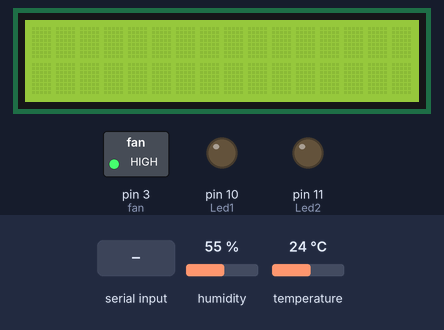
A sketch run on a simulated Arduino Uno, built with avr-gcc and run on an emulated ATmega328P. Shown: 16×2 character LCD, switched loads named in the sketch (green lamp = pin HIGH), output pins drawn as LEDs (lit = HIGH). The test bench sets the inputs (shaded band); at power-on: temperature 24 °C, humidity 55 %. The local clock reads 2024-03-15 10:24:30 at power-on unless the sketch sets it; what the sketch prints to the serial monitor is not drawn.

Above: at 1.0 s.
1.1 s: "90,45,200\n" received over Serial
At 2.3 s:
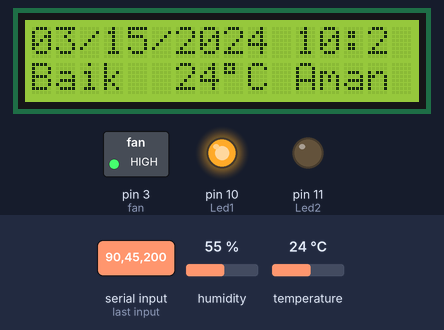
2.6 s: temperature set to 28 °C
At 3.6 s:
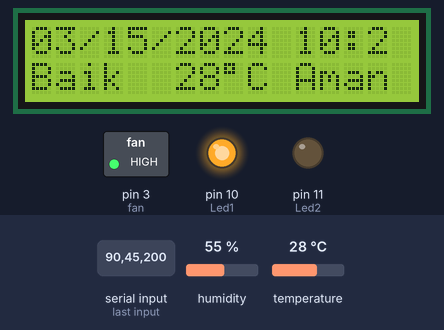
4.7 s: temperature set to 31 °C
At 7.1 s:
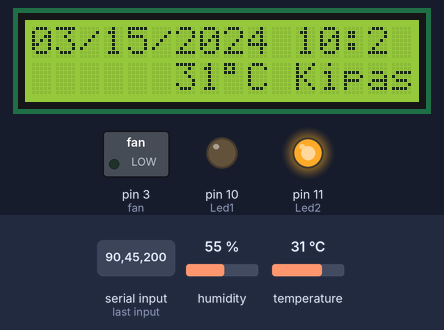
7.7 s: temperature set to 12 °C
At 9.1 s:
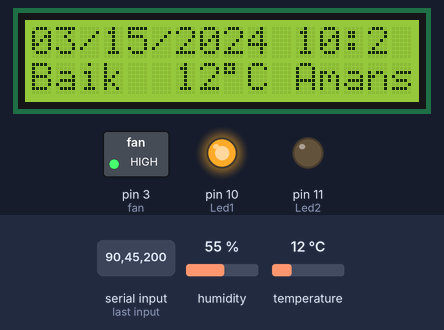
9.4 s: temperature set to 33 °C
At 10.5 s:
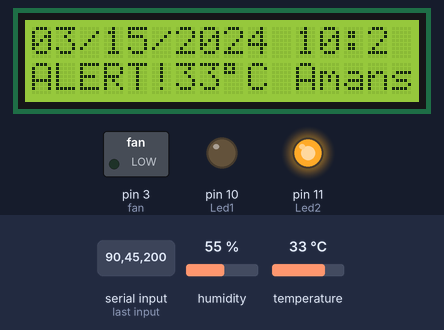
Timing chart, 0 to 12.4 s (numbered marks = the images above; inputs shaded):
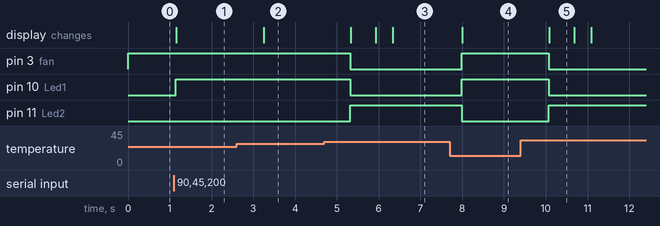

Measured:
- the behaviour switches between 29 and 30 °C on temperature (found by bisection; images 2 and 3)
- after the input at 1.1 s, pin 10 (Led1): LOW → HIGH after 0.05 s; the display: changes after 0.06 s (image 1)
- after the input at 2.6 s, the display: changes after 0.64 s (image 2)
- after the input at 4.7 s, pin 3 (fan), pin 10 (Led1): HIGH → LOW after 0.62 s; pin 11 (Led2): LOW → HIGH after 0.62 s; the display: first changes after 0.63 s (image 3 shows a later state)
- after the input at 7.7 s, pin 3 (fan), pin 10 (Led1): LOW → HIGH after 0.29 s; pin 11 (Led2): HIGH → LOW after 0.29 s; the display: changes after 0.30 s (image 4)
- after the input at 9.4 s, pin 3 (fan), pin 10 (Led1): HIGH → LOW after 0.68 s; pin 11 (Led2): LOW → HIGH after 0.68 s; the display: changes after 0.68 s (image 5)
- what the display in image 5 shows lasts 0.6 s, from 10.1 s to 10.7 s

The sketch:

Kipas_Dht_Rtc.ino
```cpp
// import library
#include <DHT.h>
#include <DHT_U.h>
#include <Wire.h>
#include <LiquidCrystal_I2C.h>
#include <RtcDS1302.h>

LiquidCrystal_I2C lcd(0x27, 16, 2);
DHT dht(2, DHT11);
#define fan 3
#define Led1 10
#define Led2 11
ThreeWire myWire(4, 5, 7); // IO, SCLK, CE
RtcDS1302<ThreeWire> Rtc(myWire);

void setup() {
  Serial.begin(57600);
  pinMode(fan, OUTPUT);
  pinMode(Led1, OUTPUT);
  pinMode(Led2, OUTPUT);
  digitalWrite(fan, HIGH);
  lcd.init();
  lcd.backlight();
  dht.begin();

  Rtc.Begin();

  RtcDateTime compiled = RtcDateTime(__DATE__, __TIME__);
  printDateTime(compiled);
  Serial.println();

  if (!Rtc.IsDateTimeValid()) {
    Serial.println("RTC lost confidence in the DateTime!");
    Rtc.SetDateTime(compiled);
  }

  if (Rtc.GetIsWriteProtected()) {
    Serial.println("RTC was write protected, enabling writing now");
    Rtc.SetIsWriteProtected(false);
  }

  if (!Rtc.GetIsRunning()) {
    Serial.println("RTC was not actively running, starting now");
    Rtc.SetIsRunning(true);
  }

  RtcDateTime now = Rtc.GetDateTime();
  if (now < compiled) {
    Serial.println("RTC is older than compile time!  (Updating DateTime)");
    Rtc.SetDateTime(compiled);
  }

  Serial.println("Do you want to set the time? (y/n)");
  while (!Serial.available());
  char response = Serial.read();
  if (response == 'y' || response == 'Y') {
    setTimeFromSerial();
  }
}

void loop() {
  RtcDateTime now = Rtc.GetDateTime();
  printDateTime(now);
  Serial.println(" +");

  byte kelembaban = dht.readHumidity();
  byte suhu = dht.readTemperature();

  //Serial.print("Suhu: ");
  //Serial.print(suhu);
 // Serial.print("A");
  //Serial.print("Kelembaban: ");
 // Serial.println(kelembaban);

  lcd.setCursor(0, 0);
  char datestring[16];
  snprintf_P(datestring,
            countof(datestring),
            PSTR("%02u/%02u/%04u %02u:%02u:%02u"),
            now.Month(),
            now.Day(),
            now.Year(),
            now.Hour(),
            now.Minute(),
            now.Second());
  lcd.print(datestring);

  lcd.setCursor(6, 1);
  //lcd.print("Suhu: ");
  lcd.print(suhu);
  lcd.print((char)223);
  lcd.print("C ");
  //lcd.print("AIO");
  //lcd.print("%");


  if (suhu >= 30) {
    digitalWrite(fan, LOW);
    digitalWrite(Led2, HIGH);
    digitalWrite(Led1, LOW);
    ngeprint();
  } else {
    digitalWrite(fan, HIGH);
    digitalWrite(Led1, HIGH);
    digitalWrite(Led2, LOW);
    baik();
  }
  delay(1000);
}

void ngeprint() {
  lcd.setCursor(0, 1);
  lcd.print("ALERT!");
  delay(600);
  lcd.setCursor(0, 1);
  lcd.print("      ");
  delay(400);
  lcd.setCursor(11, 1);
  lcd.print("Kipas");
  delay(600);
}

void baik(){
  lcd.setCursor(0, 1);
  lcd.print("Baik ");
  lcd.setCursor(11, 1);
  lcd.print("Aman");
}

void printDateTime(const RtcDateTime& dt) {
  char datestring[26];

  snprintf_P(datestring,
            countof(datestring),
            PSTR("%02u/%02u/%04u %02u:%02u:%02u"),
            dt.Month(),
            dt.Day(),
            dt.Year(),
            dt.Hour(),
            dt.Minute(),
            dt.Second());
  Serial.print(datestring);
}

void setTimeFromSerial() {
  int year, month, day, hour, minute, second;

  Serial.println("Enter year (YYYY): ");
  while (!Serial.available());
  year = Serial.parseInt();
  Serial.println(year);

  Serial.println("Enter month (MM): ");
  while (!Serial.available());
  month = Serial.parseInt();
  Serial.println(month);

  Serial.println("Enter day (DD): ");
  while (!Serial.available());
  day = Serial.parseInt();
  Serial.println(day);

  Serial.println("Enter hour (HH): ");
  while (!Serial.available());
  hour = Serial.parseInt();
  Serial.println(hour);

  Serial.println("Enter minute (MM): ");
  while (!Serial.available());
  minute = Serial.parseInt();
  Serial.println(minute);

  Serial.println("Enter second (SS): ");
  while (!Serial.available());
  second = Serial.parseInt();
  Serial.println(second);

  RtcDateTime newTime(year, month, day, hour, minute, second);
  Rtc.SetDateTime(newTime);

  Serial.println("Time set successfully!");
}
```
